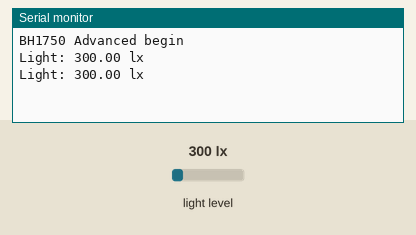
The sketch below on a simulated Arduino Uno, built with avr-gcc and run on an emulated ATmega328P. Shown: the last lines printed to the serial monitor. The inputs (shaded band) are chosen by the test bench; at power-on: light level 300 lx.

Above: at 2.2 s.
2.3 s: light level set to 40 lx
At 3.5 s:
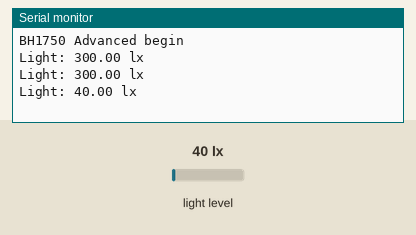
3.8 s: light level set to 500 lx
At 4.8 s:
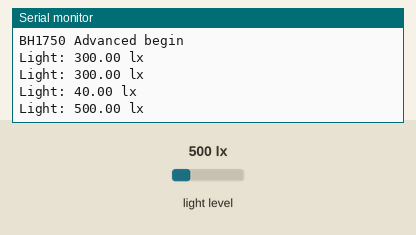
Timing chart, 0 to 6.8 s (numbered marks = the images above; inputs shaded):
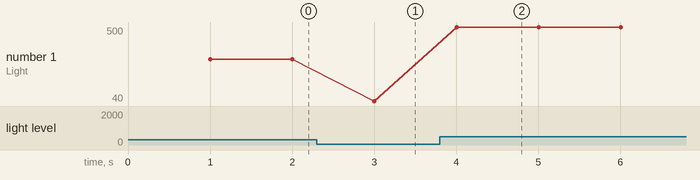

Measured:
- after the input at 2.3 s, the serial monitor: prints a new line after 0.70 s (image 1)
- after the input at 3.8 s, the serial monitor: prints a new line after 0.20 s (image 2)
- plotted number 1: 300 → 40 after the input at 2.3 s, 40 → 500 after the input at 3.8 s

The sketch:

BH1750_advanced.ino
```cpp
#include <Wire.h>
#include <BH1750.h>
#include <Arduino.h>
BH1750 lightMeter(0x23);
void setup() {
#define GND 13
#define VCC 2
#define Addres 13
  pinMode(GND, OUTPUT);
  pinMode(VCC, OUTPUT);
  pinMode(Addres, OUTPUT);
  digitalWrite(Addres, LOW);
  digitalWrite(GND, LOW);
  digitalWrite(VCC, HIGH);
  Serial.begin(115200);

   delay(1000);
  if (lightMeter.begin(BH1750::CONTINUOUS_HIGH_RES_MODE)) {
    Serial.println(F("BH1750 Advanced begin"));
  }
  else {
    Serial.println(F("Error initialising BH1750"));
  }
}


void loop() {
  float lux = lightMeter.readLightLevel();
  Serial.print("Light: ");
  Serial.print(lux);
  Serial.println(" lx");
  delay(1000);
}
```
